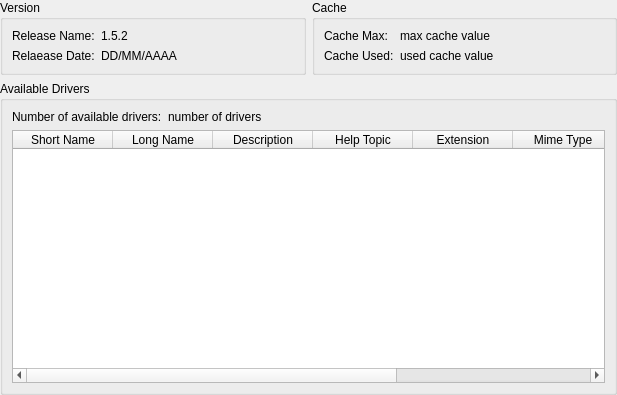
<ui version="4.0" >
 <class>Form</class>
 <widget class="QWidget" name="Form" >
  <property name="geometry" >
   <rect>
    <x>0</x>
    <y>0</y>
    <width>617</width>
    <height>395</height>
   </rect>
  </property>
  <property name="windowTitle" >
   <string>Form</string>
  </property>
  <layout class="QVBoxLayout" name="verticalLayout" >
   <property name="margin" >
    <number>0</number>
   </property>
   <item>
    <layout class="QHBoxLayout" name="gdalHorizontalLayout" >
     <item>
      <widget class="QGroupBox" name="gdalVersionGroupBox" >
       <property name="title" >
        <string>Version</string>
       </property>
       <layout class="QGridLayout" name="versionGridLayout" >
        <item row="0" column="0" >
         <widget class="QLabel" name="gdalReleaseNameLabel" >
          <property name="sizePolicy" >
           <sizepolicy vsizetype="Preferred" hsizetype="Minimum" >
            <horstretch>0</horstretch>
            <verstretch>0</verstretch>
           </sizepolicy>
          </property>
          <property name="text" >
           <string>Release Name:</string>
          </property>
         </widget>
        </item>
        <item row="0" column="1" >
         <widget class="QLabel" name="gdalReleaseNameValue" >
          <property name="sizePolicy" >
           <sizepolicy vsizetype="Preferred" hsizetype="Preferred" >
            <horstretch>1</horstretch>
            <verstretch>0</verstretch>
           </sizepolicy>
          </property>
          <property name="sizeIncrement" >
           <size>
            <width>1</width>
            <height>0</height>
           </size>
          </property>
          <property name="text" >
           <string>1.5.2</string>
          </property>
          <property name="textInteractionFlags" >
           <set>Qt::LinksAccessibleByKeyboard|Qt::LinksAccessibleByMouse|Qt::TextBrowserInteraction|Qt::TextSelectableByKeyboard|Qt::TextSelectableByMouse</set>
          </property>
         </widget>
        </item>
        <item row="1" column="0" >
         <widget class="QLabel" name="gdalReleaseDateLabel" >
          <property name="sizePolicy" >
           <sizepolicy vsizetype="Preferred" hsizetype="Maximum" >
            <horstretch>0</horstretch>
            <verstretch>0</verstretch>
           </sizepolicy>
          </property>
          <property name="text" >
           <string>Relaease Date:</string>
          </property>
         </widget>
        </item>
        <item row="1" column="1" >
         <widget class="QLabel" name="gdalReleaseDateValue" >
          <property name="sizePolicy" >
           <sizepolicy vsizetype="Preferred" hsizetype="Preferred" >
            <horstretch>1</horstretch>
            <verstretch>0</verstretch>
           </sizepolicy>
          </property>
          <property name="sizeIncrement" >
           <size>
            <width>1</width>
            <height>0</height>
           </size>
          </property>
          <property name="text" >
           <string>DD/MM/AAAA</string>
          </property>
          <property name="textInteractionFlags" >
           <set>Qt::LinksAccessibleByKeyboard|Qt::LinksAccessibleByMouse|Qt::TextBrowserInteraction|Qt::TextSelectableByKeyboard|Qt::TextSelectableByMouse</set>
          </property>
         </widget>
        </item>
       </layout>
      </widget>
     </item>
     <item>
      <widget class="QGroupBox" name="gdalCacheGroupBox" >
       <property name="title" >
        <string>Cache</string>
       </property>
       <layout class="QGridLayout" name="cacheGridLayout" >
        <item row="0" column="0" >
         <widget class="QLabel" name="gdalCacheMaxLabel" >
          <property name="sizePolicy" >
           <sizepolicy vsizetype="Preferred" hsizetype="Minimum" >
            <horstretch>0</horstretch>
            <verstretch>0</verstretch>
           </sizepolicy>
          </property>
          <property name="text" >
           <string>Cache Max:</string>
          </property>
         </widget>
        </item>
        <item row="0" column="1" >
         <widget class="QLabel" name="gdalCacheMaxValue" >
          <property name="sizePolicy" >
           <sizepolicy vsizetype="Preferred" hsizetype="Preferred" >
            <horstretch>1</horstretch>
            <verstretch>0</verstretch>
           </sizepolicy>
          </property>
          <property name="sizeIncrement" >
           <size>
            <width>1</width>
            <height>0</height>
           </size>
          </property>
          <property name="text" >
           <string>max cache value</string>
          </property>
         </widget>
        </item>
        <item row="1" column="0" >
         <widget class="QLabel" name="gdalCacheUsedLabel" >
          <property name="sizePolicy" >
           <sizepolicy vsizetype="Preferred" hsizetype="Minimum" >
            <horstretch>0</horstretch>
            <verstretch>0</verstretch>
           </sizepolicy>
          </property>
          <property name="text" >
           <string>Cache Used:</string>
          </property>
         </widget>
        </item>
        <item row="1" column="1" >
         <widget class="QLabel" name="gdalCacheUsedValue" >
          <property name="sizePolicy" >
           <sizepolicy vsizetype="Preferred" hsizetype="Preferred" >
            <horstretch>1</horstretch>
            <verstretch>0</verstretch>
           </sizepolicy>
          </property>
          <property name="sizeIncrement" >
           <size>
            <width>1</width>
            <height>0</height>
           </size>
          </property>
          <property name="text" >
           <string>used cache value</string>
          </property>
         </widget>
        </item>
       </layout>
      </widget>
     </item>
    </layout>
   </item>
   <item>
    <widget class="QGroupBox" name="gdalDriversGroupBox" >
     <property name="title" >
      <string>Available Drivers</string>
     </property>
     <layout class="QVBoxLayout" name="driversVerticalLayout" >
      <item>
       <layout class="QHBoxLayout" name="gdalDriverHorizontalLayout" >
        <item>
         <widget class="QLabel" name="gdalDriversNumLabel" >
          <property name="sizePolicy" >
           <sizepolicy vsizetype="Preferred" hsizetype="Minimum" >
            <horstretch>0</horstretch>
            <verstretch>0</verstretch>
           </sizepolicy>
          </property>
          <property name="text" >
           <string>Number of available drivers:</string>
          </property>
         </widget>
        </item>
        <item>
         <widget class="QLabel" name="gdalDriversNumValue" >
          <property name="sizePolicy" >
           <sizepolicy vsizetype="Preferred" hsizetype="Preferred" >
            <horstretch>1</horstretch>
            <verstretch>0</verstretch>
           </sizepolicy>
          </property>
          <property name="sizeIncrement" >
           <size>
            <width>1</width>
            <height>0</height>
           </size>
          </property>
          <property name="text" >
           <string>number of drivers</string>
          </property>
         </widget>
        </item>
       </layout>
      </item>
      <item>
       <widget class="QTableWidget" name="gdalDriversTableWidget" >
        <property name="editTriggers" >
         <set>QAbstractItemView::NoEditTriggers</set>
        </property>
        <property name="horizontalScrollMode" >
         <enum>QAbstractItemView::ScrollPerPixel</enum>
        </property>
        <property name="sortingEnabled" >
         <bool>true</bool>
        </property>
        <column>
         <property name="text" >
          <string>Short Name</string>
         </property>
        </column>
        <column>
         <property name="text" >
          <string>Long Name</string>
         </property>
        </column>
        <column>
         <property name="text" >
          <string>Description</string>
         </property>
        </column>
        <column>
         <property name="text" >
          <string>Help Topic</string>
         </property>
        </column>
        <column>
         <property name="text" >
          <string>Extension</string>
         </property>
        </column>
        <column>
         <property name="text" >
          <string>Mime Type</string>
         </property>
        </column>
        <column>
         <property name="text" >
          <string>Creation Data Types</string>
         </property>
        </column>
        <column>
         <property name="text" >
          <string>Creation Option List</string>
         </property>
        </column>
        <column>
         <property name="text" >
          <string>Metadata</string>
         </property>
        </column>
       </widget>
      </item>
     </layout>
    </widget>
   </item>
  </layout>
 </widget>
 <resources/>
 <connections/>
</ui>
